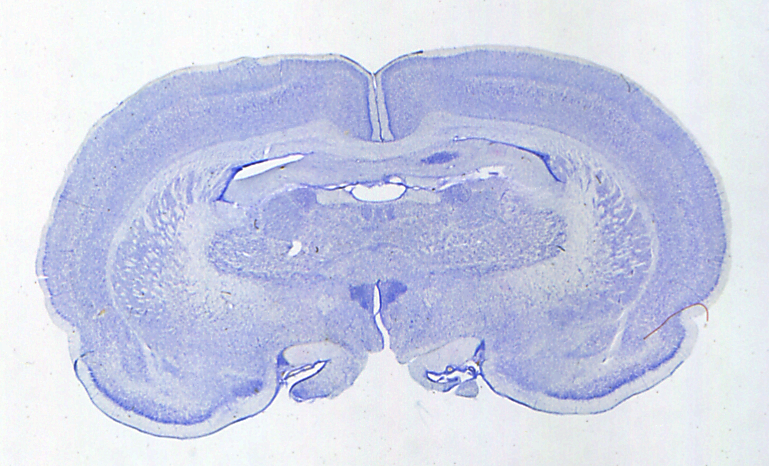
%> input picture images/01.tiff, 769 x 466 px
$ octave --eval "result = alignImageUsingMoments(imread('images/01.tiff'));"   (GNU Octave 9; MATLAB toolbox functions it lacks are replaced by stand-ins)
%> lines starting %> are read from the running program, lines starting %| are printed output that depends on the picture; in (x1, y1, x2, y2) boxes, pixels count from 0 and x2, y2 are one past the last pixel; in counts of white or black regions, pixels touching at a corner belong together; the program's own positions count from 1
### autoGray2BW.m
% Author: Fergal Walsh NUIM

function bw = autoGray2BW(I)
level = graythresh(I);
bw = 1 - im2bw(I,level);
end

### createMask.m
% Author: Fergal Walsh NUIM

function B = createMask(B)
B = bwmorph(B, 'clean', 1);
B = imfill(B, 'holes');
[L, num] = bwlabel(B);
[h,w] = size(B);
totalArea = h*w;
maxArea = 0;
maxi = 0;
for i=1:num
    a = length(find(L==i));
    if a > maxArea
        maxArea = a;
        maxi = i;
        if a > totalArea / 2
            break;
        end
    end
end
IX = find(L==maxi);
B(:) = 0;
B(IX) = 1;
end

### bin_area.m
% Author: John Mc Donald

function a = bin_area(X,label)

a= size(find(X==label),1);

### bin_position.m
% Author: John Mc Donald

function [x,y] = bin_position(l,label)

A = bin_area(l,label);

[yp,xp] = find (l == label);
x = sum(xp)/A;
y = sum(yp)/A;

### bin_axis.m
% Author: John Mc Donald

function [rho,theta] = bin_axis(l,label)

[mu_col,mu_row]=bin_position(l,label);

[row,col] = find(l==label);

% r' = r - mu_r;
rowp = row - mu_row;

% c' = c - mu_c;
colp = col - mu_col;

a = colp' * colp;
c = rowp' * rowp;
b = 2 * rowp' * colp;

if (b==0)&((a-c)==0)
   error('Symmetry detected: ambiguous axis of symmetry');
end

theta = 0.5*(atan2(b,(a-c))+pi);
rho = mu_col * cos(theta) + mu_row * sin(theta);

### alignImageUsingMoments.m
% Author: Fergal Walsh NUIM

function I = alignImageUsingMoments(I)
	B = autoGray2BW(I);
%> in autoGray2BW, `level = graythresh(I);`: level = 0.8
%> in autoGray2BW, `bw = 1 - im2bw(I,level);`:
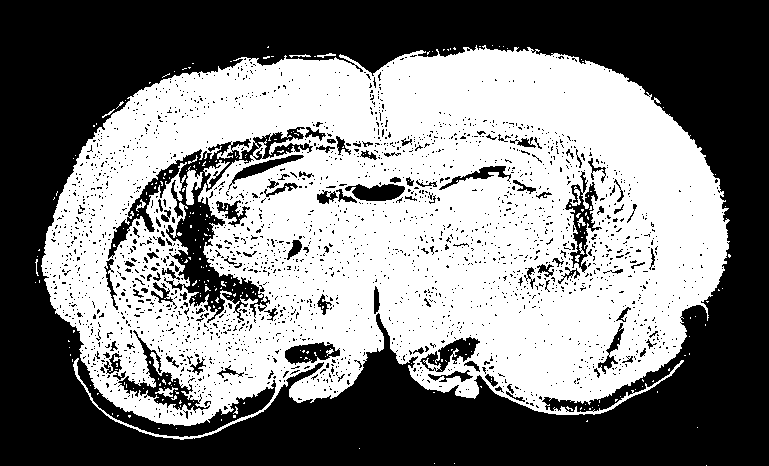
%> bw: size 466x769 double; values 0 (black) and 1 (white), 50% white; 2371 black regions (2265 under 20 px), largest, box (x1, y1, x2, y2) and area: (0, 0, 769, 466) 152493, (108, 127, 313, 323) 7771, (118, 330, 210, 413) 1510
	B = createMask(B);
%> in createMask, `B = bwmorph(B, 'clean', 1);`: B: size 466x769 logical; 50% white; 177 white regions (163 under 20 px), largest, box (x1, y1, x2, y2) and area: (41, 45, 730, 440) 177372, (184, 166, 203, 205) 345, (203, 160, 230, 188) 211
%> in createMask, `B = imfill(B, 'holes');`:
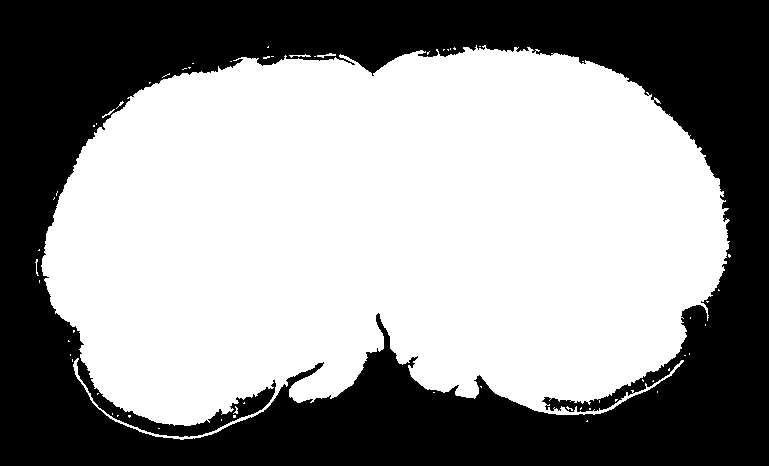
%> B: size 466x769 logical; 57.5% white; 1 black region, box (x1, y1, x2, y2) and area: (0, 0, 769, 466) 152478
%> in createMask, `[L, num] = bwlabel(B);`:
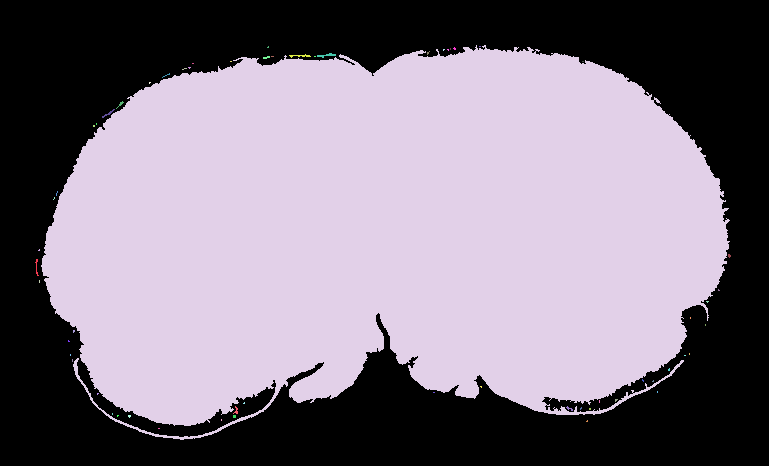
%> L: size 466x769 double; 62 distinct labels, from 0 to 61; one colour per label, 0 black
%> in createMask, `[L, num] = bwlabel(B);`: num = 61
%> the loop in createMask, `for i=1:num` made 4 passes
%> (a, maxArea, maxi) on passes 1, 4: (24, 24, 1), (205503, 205503, 4)
%> a on passes 2 to 3: 3, 3
%> in createMask, `IX = find(L==maxi);`: IX = 205503 values from 19372 to 339956
%> in createMask, `B(:) = 0;`: B: size 466x769 logical; every value is 0
%> in createMask, `B(IX) = 1;`:
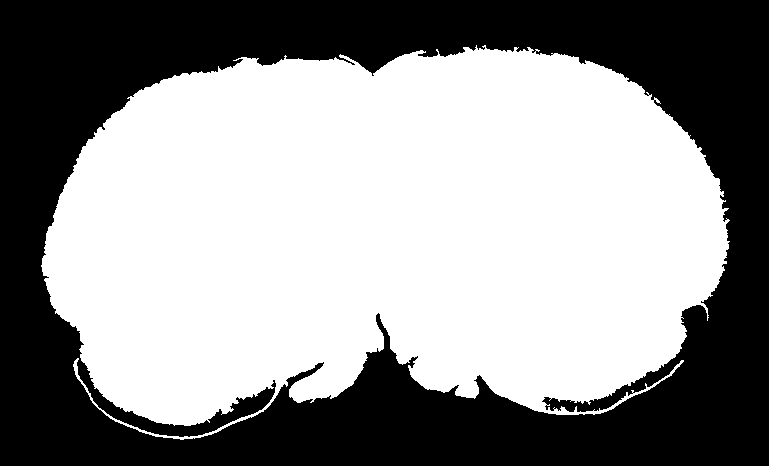
%> B: size 466x769 logical; 57.3% white; 1 black region, box (x1, y1, x2, y2) and area: (0, 0, 769, 466) 152851
	[x, y] = bin_position(B,1);
%> in bin_area, `a= size(find(X==label),1);`: a = 205503
%> in bin_position, `[yp,xp] = find (l == label);`: yp = 205503 values from 46 to 440; xp = 205503 values from 42 to 730
%> in bin_position, `x = sum(xp)/A;`: x = 384.2
%> in bin_position, `y = sum(yp)/A;`: y = 233.6
	[rho, theta] = bin_axis(B,1);
	thetaDeg = (theta * 180 / pi);%convert theta from radians to degrees
	thetaDeg = thetaDeg - 90;
	theta = thetaDeg;
	shiftY = 300 - round(y);
	shiftX = 450 - round(x);

	I = 255 - I;
	I = imrotate(I,theta,'nearest','crop');
	I = circshift(I, [shiftY, shiftX]);
	I = 255 - I;
end
%> in alignImageUsingMoments, `[x, y] = bin_position(B,1);`: x = 384.2; y = 233.6
%> in bin_axis, `[mu_col,mu_row]=bin_position(l,label);`: mu_col = 384.2; mu_row = 233.6
%> in bin_axis, `[row,col] = find(l==label);`: row = 205503 values from 46 to 440; col = 205503 values from 42 to 730
%> in bin_axis, `a = colp' * colp;`: a = 6.69e+09
%> in bin_axis, `c = rowp' * rowp;`: c = 1.82e+09
%> in bin_axis, `b = 2 * rowp' * colp;`: b = -548020119.6
%> in bin_axis, `theta = 0.5*(atan2(b,(a-c))+pi);`: theta = 1.51
%> in bin_axis, `rho = mu_col * cos(theta) + mu_row * sin(theta);`: rho = 254.7
%> in alignImageUsingMoments, `[rho, theta] = bin_axis(B,1);`: theta = 1.51
%> in alignImageUsingMoments, `thetaDeg = (theta * 180 / pi);`: thetaDeg = 86.79
%> in alignImageUsingMoments, `thetaDeg = thetaDeg - 90;`: thetaDeg = -3.21
%> in alignImageUsingMoments, `shiftY = 300 - round(y);`: shiftY = 66
%> in alignImageUsingMoments, `I = imrotate(I,theta,'nearest','crop');`:
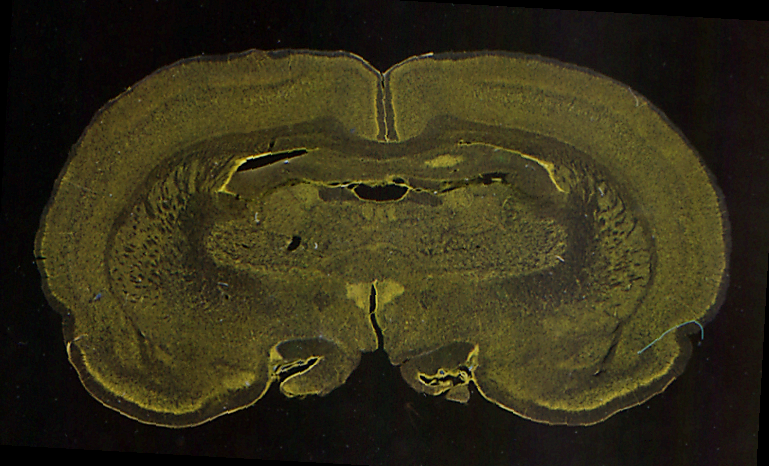
%> I: size 466x769x3 uint8; mean R, G, B 52, 46.8, 24.1
%> in alignImageUsingMoments, `I = circshift(I, [shiftY, shiftX]);`:
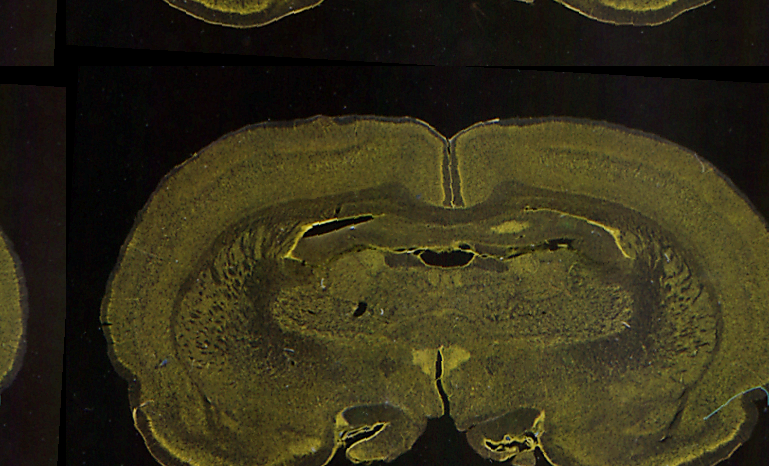
%> I: size 466x769x3 uint8; mean R, G, B 52, 46.8, 24.1; mean of the top-left, top-right, bottom-left and bottom-right quarters 22.3, 37.8, 42.8, 60.7
%> in alignImageUsingMoments, `I = 255 - I;`:
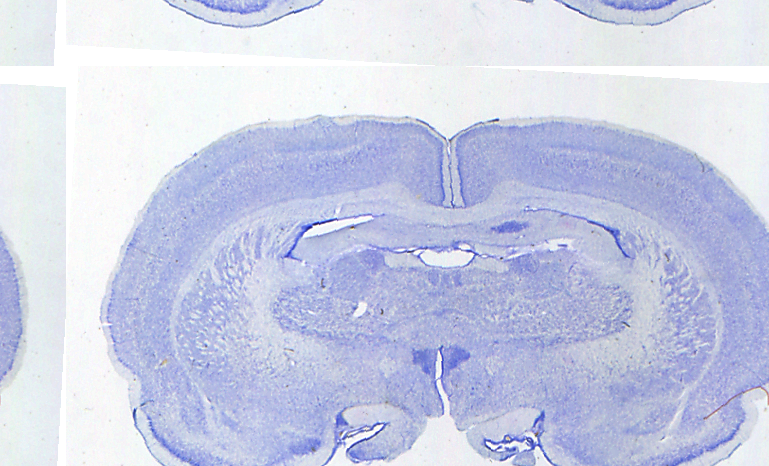
%> I: size 466x769x3 uint8; mean R, G, B 203, 208.2, 230.9

$ run again, on images/02.tiff
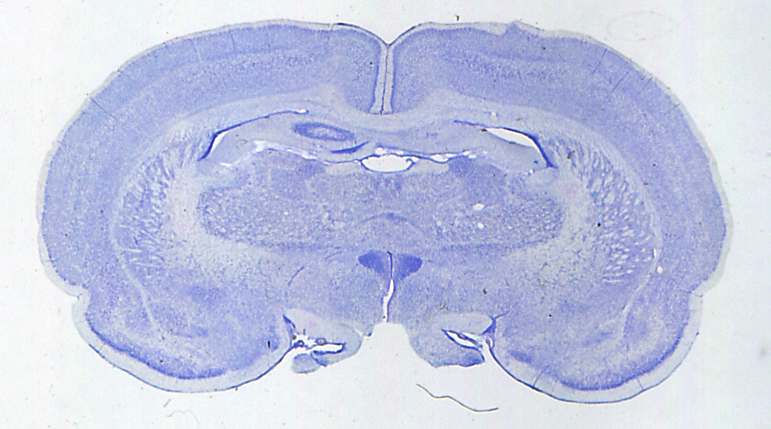
%> input picture images/02.tiff, 771 x 429 px
%> level = 0.78
%> bw: size 429x771 double; values 0 (black) and 1 (white), 55.3% white; 2511 black regions (2401 under 20 px), largest, box (x1, y1, x2, y2) and area: (0, 0, 771, 429) 123703, (151, 144, 273, 280) 4808, (106, 274, 204, 368) 1477
%> in createMask, `[L, num] = bwlabel(B);`:
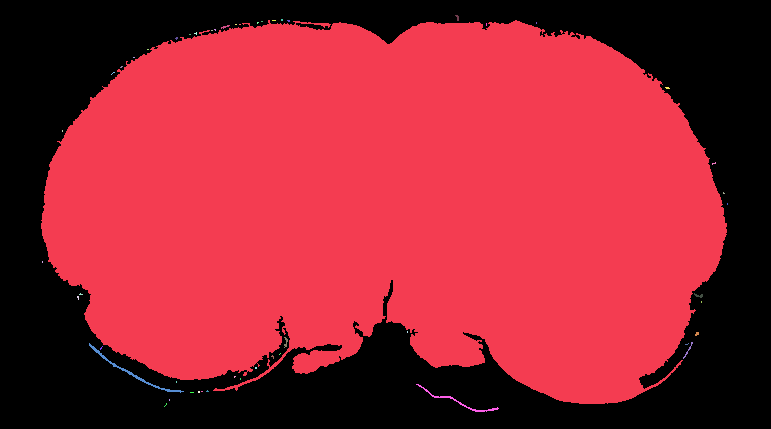
%> L: size 429x771 double; 52 distinct labels, from 0 to 51; one colour per label, 0 black
%> num = 51
%> the loop in createMask, `for i=1:num` made 1 pass
%> (a, maxArea, maxi) on pass 1: (206385, 206385, 1)
%> IX = 206385 values from 17810 to 311689
%> in bin_area, `a= size(find(X==label),1);`: a = 206385
%> yp = 206385 values from 21 to 404; xp = 206385 values from 42 to 727
%> in bin_position, `x = sum(xp)/A;`: x = 388.8
%> in bin_position, `y = sum(yp)/A;`: y = 204.8
%> in alignImageUsingMoments, `[x, y] = bin_position(B,1);`: x = 388.8; y = 204.8
%> mu_col = 388.8; mu_row = 204.8
%> row = 206385 values from 21 to 404; col = 206385 values from 42 to 727
%> in bin_axis, `a = colp' * colp;`: a = 6.69e+09
%> c = 1.86e+09
%> b = 370754635.8
%> in bin_axis, `theta = 0.5*(atan2(b,(a-c))+pi);`: theta = 1.61
%> in bin_axis, `rho = mu_col * cos(theta) + mu_row * sin(theta);`: rho = 189.7
%> in alignImageUsingMoments, `[rho, theta] = bin_axis(B,1);`: theta = 1.61
%> in alignImageUsingMoments, `thetaDeg = (theta * 180 / pi);`: thetaDeg = 92.19
%> in alignImageUsingMoments, `thetaDeg = thetaDeg - 90;`: thetaDeg = 2.19
%> shiftY = 95
%> shiftX = 61
%> in alignImageUsingMoments, `I = 255 - I;`:
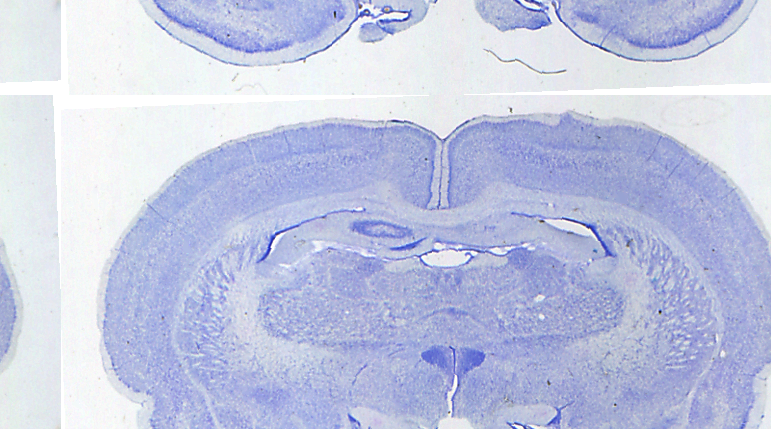
%> I: size 429x771x3 uint8; mean R, G, B 194.3, 200.5, 226.9

$ run again, on images/04.tiff
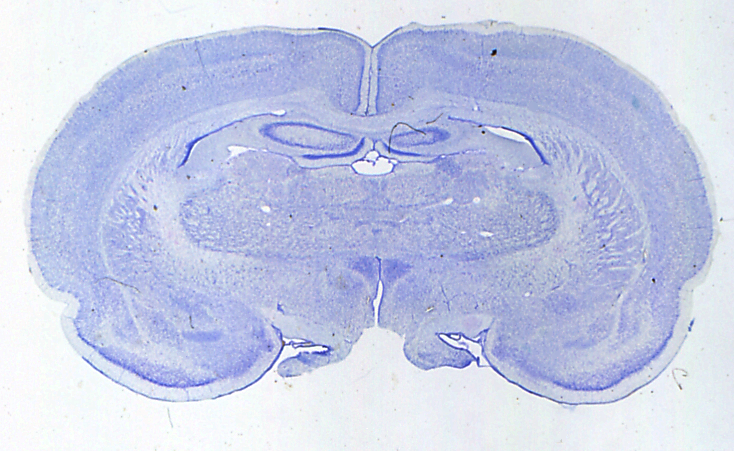
%> input picture images/04.tiff, 734 x 451 px
%> level = 0.8
%> bw: size 451x734 double; values 0 (black) and 1 (white), 56% white; 2379 black regions (2279 under 20 px), largest, box (x1, y1, x2, y2) and area: (0, 0, 734, 451) 124175, (113, 130, 253, 291) 4526, (92, 282, 209, 376) 2215
%> in createMask, `[L, num] = bwlabel(B);`:
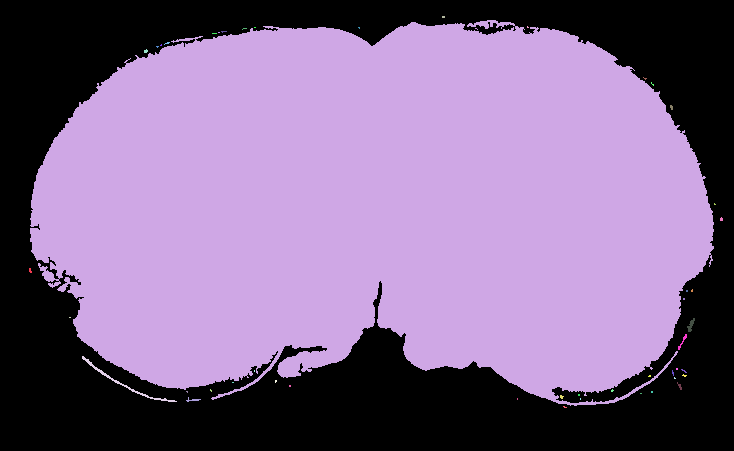
%> L: size 451x734 double; 50 distinct labels, from 0 to 49; one colour per label, 0 black
%> num = 49
%> the loop in createMask, `for i=1:num` made 2 passes
%> (a, maxArea, maxi) on pass 2: (206302, 206302, 2)
%> IX = 206302 values from 13749 to 321812
%> in bin_area, `a= size(find(X==label),1);`: a = 206302
%> yp = 206302 values from 21 to 406; xp = 206302 values from 31 to 714
%> in bin_position, `x = sum(xp)/A;`: x = 376.4
%> in bin_position, `y = sum(yp)/A;`: y = 207.9
%> in alignImageUsingMoments, `[x, y] = bin_position(B,1);`: x = 376.4; y = 207.9
%> mu_col = 376.4; mu_row = 207.9
%> row = 206302 values from 21 to 406; col = 206302 values from 31 to 714
%> in bin_axis, `a = colp' * colp;`: a = 6.63e+09
%> c = 1.85e+09
%> b = 108517064.2
%> in bin_axis, `theta = 0.5*(atan2(b,(a-c))+pi);`: theta = 1.58
%> in bin_axis, `rho = mu_col * cos(theta) + mu_row * sin(theta);`: rho = 203.6
%> in alignImageUsingMoments, `[rho, theta] = bin_axis(B,1);`: theta = 1.58
%> in alignImageUsingMoments, `thetaDeg = (theta * 180 / pi);`: thetaDeg = 90.65
%> in alignImageUsingMoments, `thetaDeg = thetaDeg - 90;`: thetaDeg = 0.65
%> shiftY = 92
%> shiftX = 74
%> in alignImageUsingMoments, `I = 255 - I;`:
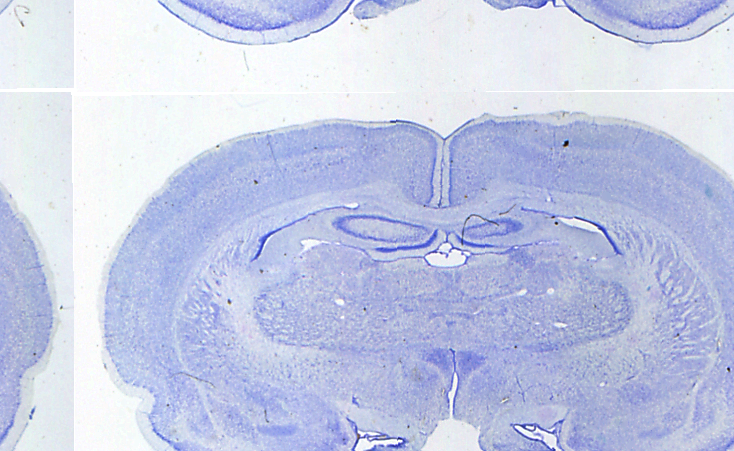
%> I: size 451x734x3 uint8; mean R, G, B 197.5, 204.6, 230.9
